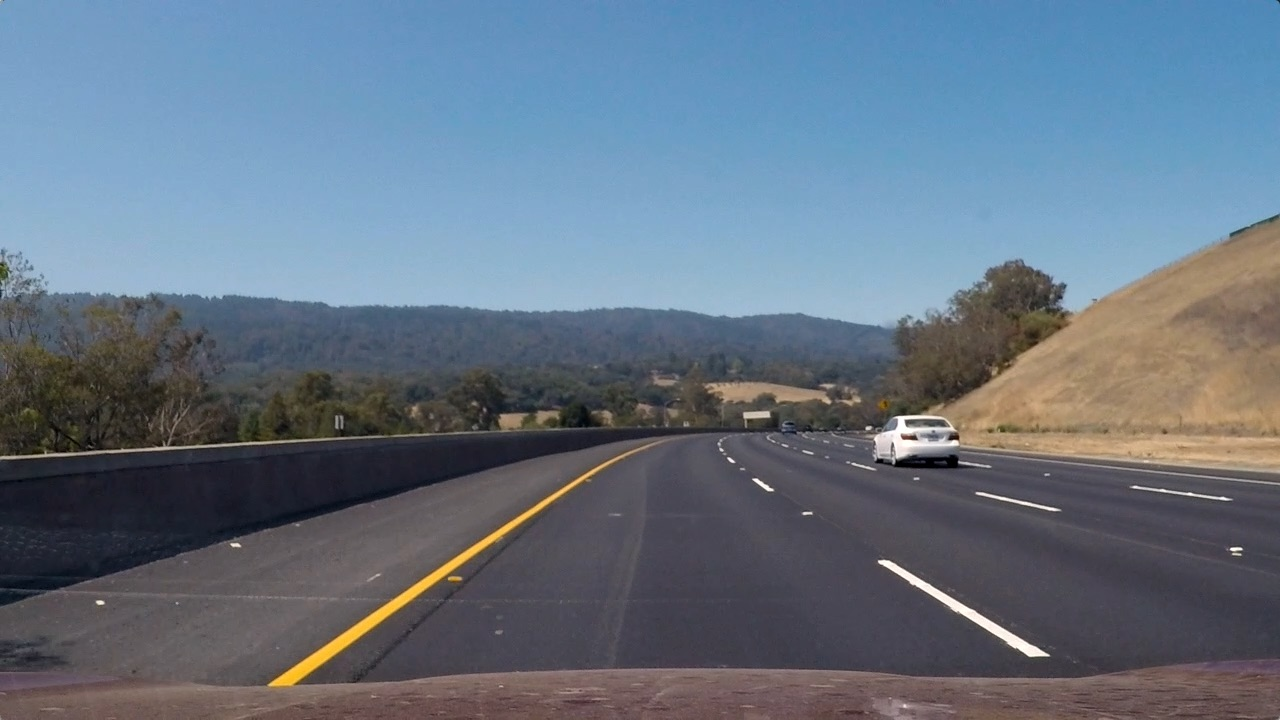
#> input picture curved_lines/test_images/test3.jpg, 1280 x 720 px, given in place of the camera
$ python JORR_horizontal_line_detection.py
#> lines starting #> are read from the running program, lines starting #| are printed output that depends on the picture; after the words box and inside, x2 and y2 are one past the last pixel; in counts of white or black regions, pixels touching at a corner belong together
import os
import matplotlib.pyplot as plt
import matplotlib.image as mpimg
import numpy as np
import math
import cv2
import time
# %matplotlib inline
# from moviepy.editor import VideoFileClip
# from IPython.display import HTML
from MotorControlAPI import MotorController

ROBOT_SPEED = 20
ONE_SECOND_DELAY = 1000000000


# myVar = MotorController('COMx')


# print(imageFiles)

def display_images(images, cmap=None):
    plt.figure(figsize=(40, 40))
    for i, image in enumerate(images):
        plt.subplot(3, 2, i + 1)
        plt.imshow(image, cmap)
        plt.autoscale(tight=True)
    plt.show()


# display_images(imageList)


def color_filter(image):
    # convert from RGB to HLS (Hue, Lightness, Saturation)
    hls = cv2.cvtColor(image, cv2.COLOR_RGB2HLS)
    lower = np.array([0, 190, 0])
    upper = np.array([255, 255, 255])

    whitemask = cv2.inRange(hls, lower, upper)

    masked = cv2.bitwise_and(image, image, mask=whitemask)

    return masked


# filtered_img = list(map(color_filter, imageList))

# display_images(filtered_img)


def roi(img):
    # function to idenify region of interest, using a triangle to focus on where the lines are
    if img is not None:
        # get coords of actual frame of gui (get gui dimensions)
        x = int(img.shape[1]) # seems to be 600
        # print("x = ", x)
        y = int(img.shape[0]) # seems to be 480
        # print("y = ", y)

        # oh thats crazy this is the roi shape dimensions
        """
        shape = np.array(
            [[int(0), int(y)], [int(x), int(y)], [int(0.55 * x), int(0.6 * y)], [int(0.45 * x), int(0.6 * y)]])
        """
        """
        print(shape)
        [[  0 480]
         [600 480]
         [330 288]
         [270 288]]
        """

        shape = np.array(
            [[int(0), int(y)], [int(x), int(y)], [int(x), int(0.5 * y)], [int(0), int(0.5 * y)]])
        """
        # lets make it a rect
        [[  0 480]  bottom left
         [600 480]  bottom right
         [600 240]    top right
         [ 0 240]]    top left
        """
        mask = np.zeros_like(img)
        # print(img)   # returns rgb values (0-255) of each pixel of frame
        # print(mask)  # all zeros, i assume it is the same size array as img

        # Uses 3 channels or 1 channel for color depending on input image
        if len(img.shape) > 2:
            channel_count = img.shape[2]
            ignore_mask_color = (255,) * channel_count
        else:
            ignore_mask_color = 255


        # print(np.int32([shape])) = shape lol
        # creates a polygon with the mask color (for area between lines)
        cv2.fillPoly(mask, np.int32([shape]), ignore_mask_color)
        # cv2.imshow("uh does this work", mask)  # should return the roi of the frame

        # returns the image only where the mask pixels are not zero
        masked_image = cv2.bitwise_and(img, mask)

        return masked_image
    else:
        print("None")

# roi_img = list(map(roi, filtered_img))
# display_images(roi_img)

def grayscale(img):
    # canny needs a gray image, so we convert
    return cv2.cvtColor(img, cv2.COLOR_RGB2GRAY)


def canny(img):
    # using canny to get edges
    return cv2.Canny(grayscale(img), 50, 120)


# canny_img = list(map(canny, roi_img))
# display_images(canny_img,cmap='gray')


def draw_lines(img, lines, thickness=5):
    store_line_x1, store_line_x2, store_line_y1, store_line_y2 = [], [], [], []

    print("START OF DRAW LINES")
    rightColor = [0, 255, 0]
    leftColor = [255, 0, 0]

    # this is used to filter out the outlying lines that can affect the average
    # We then use the slope we determined to find the y-intercept of the filtered lines by solving for b in y=mx+b
    if lines is not None:
        for line in lines: # [260 304 261 328]
            for x1, y1, x2, y2 in line:
                # for perpendicular line, slope = 0
                # and should be 1 line, not two
                # slope = (y1 - y2) / (x1 - x2)
                print(x1, x2, y1, y2)
                if ((y1 - y2) < 20): # chose 10 for now for line thickness
                    if y1 > 240:
                        store_line_x1.append(x1)
                        store_line_x2.append(x2)
                        store_line_y1.append(y1)
                        store_line_y2.append(y2)
                    else:
                        None
    else:
        # print("was None")
        hello = 0

    # We use slicing operators and np.mean() to find the averages of the 30 previous frames
    # This makes the lines more stable, and less likely to glitch
    linex1avg = np.mean(store_line_x1[-30:])
    linex2avg = np.mean(store_line_x2[-30:])
    liney1avg = np.mean(store_line_y1[-30:])
    liney2avg = np.mean(store_line_y2[-30:])

    line_x1 = None
    # plotting the lines
    #try:
    if np.isnan(linex1avg):
        print("hello")
    else:
    # if linex1avg is not None:
        line_x1 = int((0.65 * img.shape[0]))
        line_x2 = int((img.shape[0]))

        #"""
        print("linex1avg = ", (linex1avg))
        print("linex2avg = ", linex2avg)
        print("liney1avg = ", liney1avg)
        print("liney2avg = ", liney2avg)
        # [9 lines of commented-out code are left out]
        start_coord = int(0), int(liney1avg) # X,Y
        end_coord = int(img.shape[1]), int(liney2avg)

        print("sc = ", start_coord)
        print("ec = ", end_coord)

        cv2.line(img, start_coord, end_coord, leftColor, 10)

    #except ValueError:
        # I keep getting errors for some reason, so I put this here. Idk if the error still persists.
        #pass

    print('wait can we return this. linex1 = ', line_x1)
    line_x1 = int((0.65 * img.shape[0]))
    return [line_x1]


def hough_lines(img, rho, theta, threshold, min_line_len, max_line_gap):
   #hough_lines(canny, 1, np.pi / 180, 10, 20, 5)
    """
    `img` should be the output of a Canny transform.
    """
    # using hough to get the lines from the canny image
    lines = cv2.HoughLinesP(img, rho, theta, threshold, np.array([]), minLineLength=min_line_len,
                            maxLineGap=max_line_gap)
    line_img = np.zeros((img.shape[0], img.shape[1], 3), dtype=np.uint8)
    coors = draw_lines(line_img, lines)
    # line_img2 = cv2.circle(line_img, (coors[0], 400), radius=10, color=(255, 255, 255), thickness=-6)
    # line_img2 = cv2.circle(line_img2, (coors[1], 400), radius=10, color=(255, 255, 255), thickness=-6)
    direction = "up"
    print("coors = ", coors)

    if coors is not None:
        left_diff = int(coors[0])
        # right_diff = 635 - int(coors[1])
        padding = 20
        print("left: ", left_diff)
        # print("right: ", right_diff)
        # r = 400
        """
        if (right_diff - padding < left_diff) and (left_diff < right_diff + padding):
            print("stay straight")
            direction = "up"
        elif (left_diff < right_diff - padding):
            print("move left")
            direction = "left"
        elif (left_diff > right_diff + padding):
            print("move right")
            direction = "right"
        """


        '''if (left_diff < right_diff - padding) or (left_diff > right_diff + padding):
            print("move right")
            #myVar.turnRight(20)
        elif (right_diff < left_diff - padding) or (right_diff > left_diff + padding):
            print("move left")
            #myVar.turnLeft(20)
        elif left_diff == right_diff:
            print("stay straight")
            #myVar.forward(20)'''

    #motorObj = MotorController('COM4')
    #initialTime = time.time_ns()
    #initialTime = sendMotorCommand(motorObj, direction, initialTime)

    return line_img


# [6 lines of commented-out code are left out]

def processImage(image):
    # function to combine all previous functions
    interest = roi(image)

    filterimg = color_filter(interest)
    grayimg = grayscale(filterimg)
    canny = cv2.Canny(grayimg, 50, 120)
    myline = hough_lines(canny, 1, np.pi / 180, 10, 20, 5)

    weighted_img = cv2.addWeighted(myline, 1, image, 0.8, 0)

    cv2.imshow("img", interest)  # should return the roi of the frame
    # cv2.imshow("img", filterimg)  # very scary HLS image
    # cv2.imshow("img", grayimg)  # it is gray now
    # cv2.imshow("img", canny)  # canny is wack
    # cv2.imshow("img", myline)  # myline is wack

    cv2.imshow("hello", weighted_img)

    ''' motorObj = MotorController('COM4')
    initialTime = time.time_ns()
    initialTime = sendMotorCommand(motorObj, command, initialTime)'''

    # return weighted_img # uncomment if need to make final have a value in while loop


def sendMotorCommand(motorObj, command, lastCommandTime):
    if (time.time_ns() > lastCommandTime + (ONE_SECOND_DELAY * 0.1)):
        lastCommandTime = time.time_ns()
        if (command == "up"):
            print("Going Forward")
            motorObj.forward(ROBOT_SPEED)
        elif (command == "down"):
            print("Going Backwards")
            motorObj.backward(ROBOT_SPEED)
        elif (command == "left"):
            print("Going Left")
            motorObj.turnLeft(ROBOT_SPEED * 2)
        elif (command == "right"):
            print("Going Right")
            motorObj.turnRight(ROBOT_SPEED * 2)
        elif (command == "stop"):
            print("Stopping")
            motorObj.stop()
    return lastCommandTime


cap = cv2.VideoCapture(0)  # use cv2.VideoCapture(0) to access camera
while (cap.isOpened()):
    _, frame = cap.read()
#> frame is the input picture: shape (720, 1280, 3); mean B, G, R 130.7, 115.3, 101.1
    frame2 = frame[0:500, 0:600]
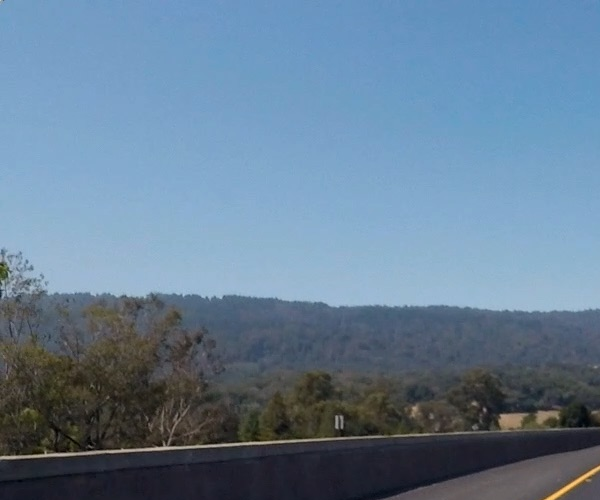
#> frame2: shape (500, 600, 3); mean B, G, R 148.6, 126, 101.2
    # final = processImage(frame2)

    # call processImage
    processImage(frame2)
#> in roi, `cv2.fillPoly(mask, np.int32([shape]), ignore_mask_color)`:
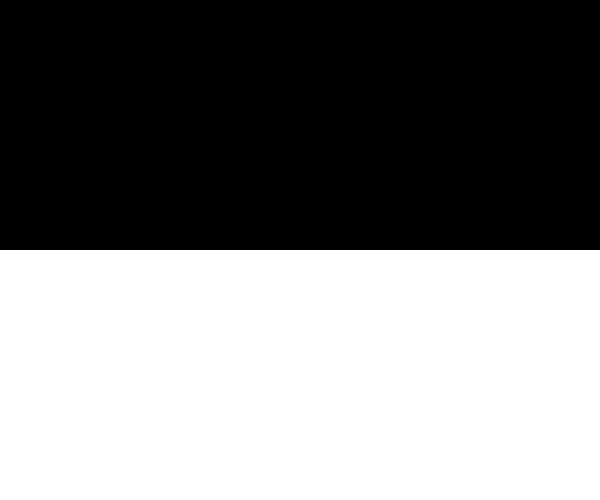
#> mask: shape (500, 600, 3); 50% white; 1 white region, box (x1, y1, x2, y2) and area: (0, 250, 600, 500) 150000
#> in roi, `masked_image = cv2.bitwise_and(img, mask)`:
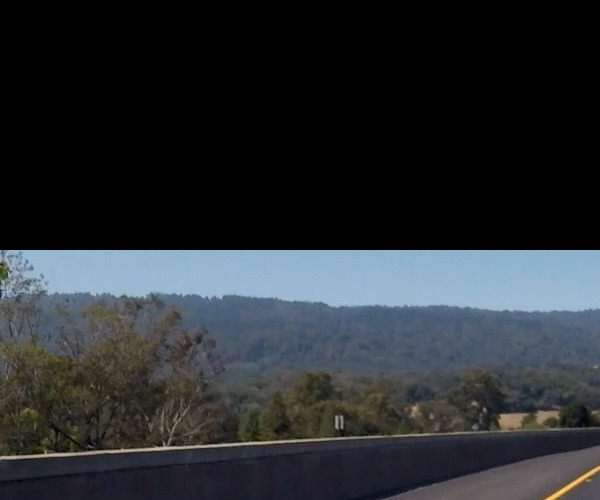
#> masked_image: shape (500, 600, 3); mean B, G, R 48.8, 44.8, 40.8
#> in color_filter, `hls = cv2.cvtColor(image, cv2.COLOR_RGB2HLS)`: hls: shape (500, 600, 3); mean of channels 0, 1, 2 25.5, 44.8, 23.9
#> in color_filter, `whitemask = cv2.inRange(hls, lower, upper)`:
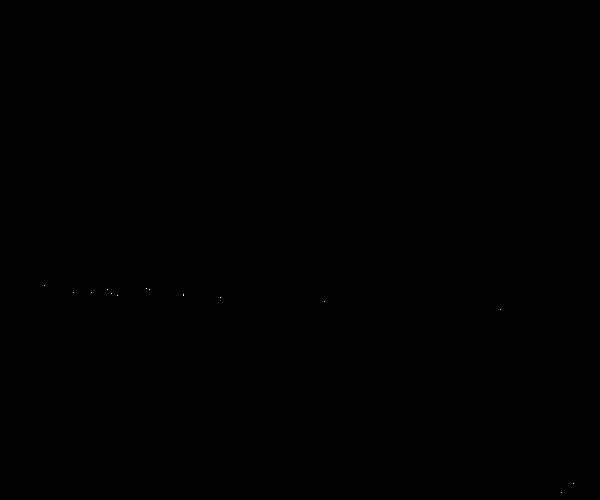
#> whitemask: shape (500, 600); 0.01% white in thin lines or dots, all inside (x1, y1, x2, y2) = (44, 285, 574, 493)
#> in processImage, `canny = cv2.Canny(grayimg, 50, 120)`: canny: shape (500, 600); 0.04% white in thin lines or dots, all inside (x1, y1, x2, y2) = (43, 284, 575, 494)
#> in hough_lines, `lines = cv2.HoughLinesP(img, rho, theta, threshold, np.array([]), minL..`: lines = None
#> in hough_lines, `coors = draw_lines(line_img, lines)`: coors = [325]
#> in hough_lines, `coors = draw_lines(line_img, lines)`: line_img: shape (500, 600, 3); every value is 0
#| coors =  [325]
#> in hough_lines, `left_diff = int(coors[0])`: left_diff = 325
#| left:  325
#> in processImage, `weighted_img = cv2.addWeighted(myline, 1, image, 0.8, 0)`:
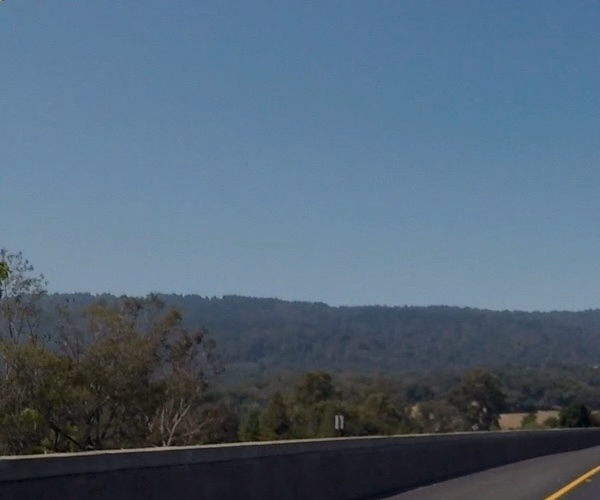
#> weighted_img: shape (500, 600, 3); mean of channels 0, 1, 2 118.9, 100.8, 81; drawn as B, G, R

    # print("hello")
    # cv2.imshow("final", final)
    if cv2.waitKey(1) & 0xFF == ord('q'):
#> (key q is pressed here)
        break

cap.release()
cv2.destroyAllWindows()
